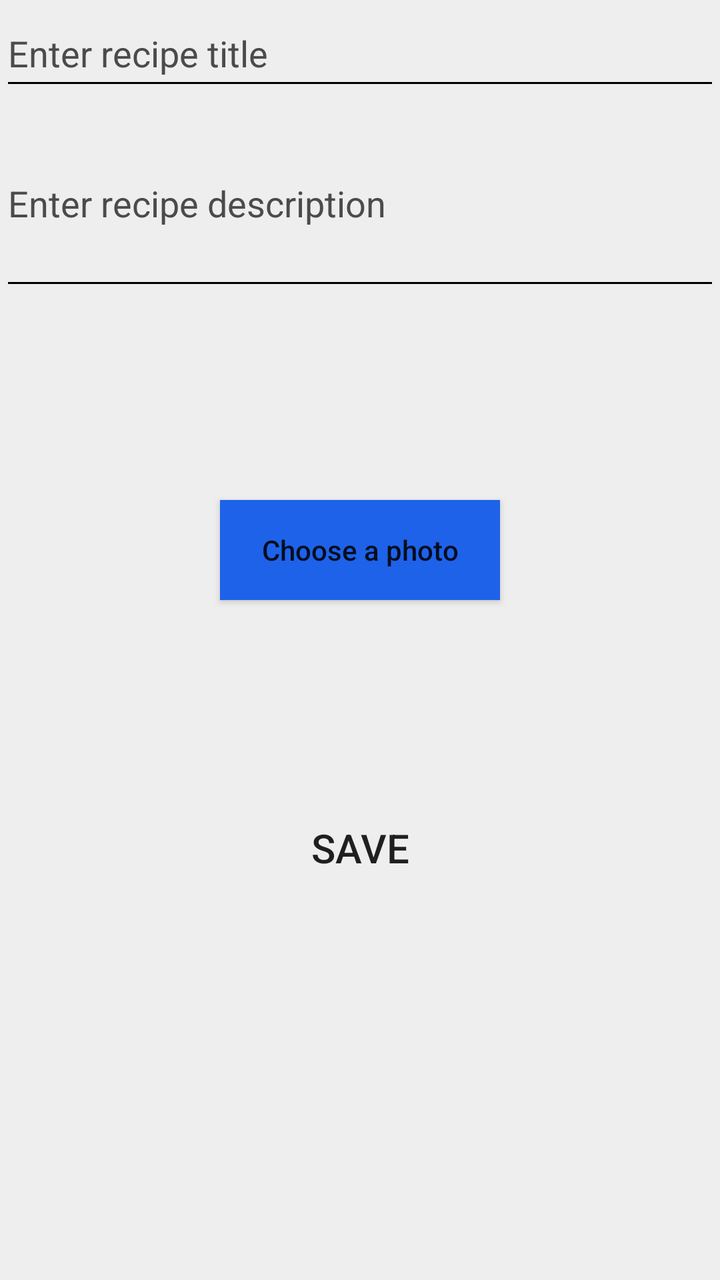
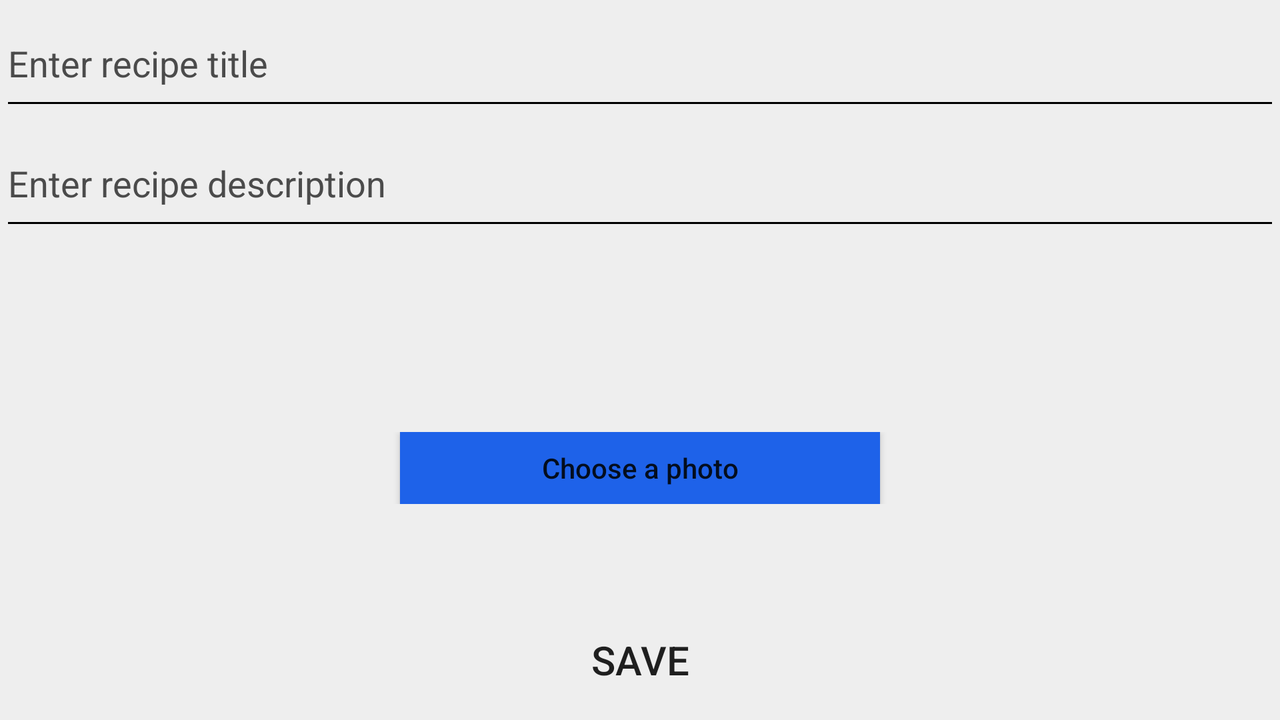

One screen, two layout resources from the same app: the default and the repository's alternative for another configuration. Each is rendered where Android would select it; the XML of both is given below.
<!-- AndroidManifest.xml: application theme AppTheme -->
<!-- res/layout/input_dialog.xml -->
<?xml version="1.0" encoding="utf-8"?>
<RelativeLayout xmlns:android="http://schemas.android.com/apk/res/android"
    android:layout_width="match_parent"
    android:background="?attr/customBackground"
    android:layout_height="match_parent">


    <EditText
        android:layout_width="match_parent"
        android:layout_height="50dp"
        android:hint="Enter recipe title"
        android:id="@+id/titleEditText"
        android:backgroundTint="?attr/customSecondTextColor"
        android:textColorHint="?attr/customHintBackground"
        android:textColor="?attr/customSecondTextColor"
        />

    <EditText
        android:layout_below="@id/titleEditText"
        android:layout_width="match_parent"
        android:layout_height="100dp"
        android:hint="Enter recipe description"
        android:textColor="?attr/customSecondTextColor"
        android:textColorHint="?attr/customHintBackground"
        android:backgroundTint="?attr/customSecondTextColor"
        android:id="@+id/desdEditText"/>

    <ImageView
        android:layout_height="100dp"
        android:id="@+id/imageView"
        android:layout_width="match_parent"
        android:layout_below="@+id/desdEditText"/>
    <Button
        android:layout_width="140dp"
        android:layout_height="50dp"
        android:id="@+id/choose"
        android:text="Choose a photo"
        android:textAllCaps="false"
        android:layout_centerInParent="true"
        android:background="@color/colorPrimary"
        android:layout_below="@id/imageView"
        />


    <Button
        android:layout_centerInParent="true"
        android:layout_below="@id/choose"
        android:layout_marginTop="100dp"
        android:layout_width="wrap_content"
        android:layout_height="wrap_content"
        android:id="@+id/saveBtn"
        android:background="@drawable/corner2"
        android:textSize="20dp"
        android:text="Save"/>

</RelativeLayout>
<!-- resources referenced by this layout -->
<resources>
  <color name="colorPrimary">#1E62E9</color>
  <style name="AppTheme" parent="Theme.AppCompat.Light.DarkActionBar">
          
          <item name="colorPrimary">@color/colorPrimary</item>
          <item name="colorPrimaryDark">@color/colorPrimaryDark</item>
          <item name="colorAccent">@color/colorAccent</item>
          <item name="customBackgroundColor">@color/colorPrimary</item>
          <item name="customPrimaryTextColor">@color/primaryText</item>
          <item name="customCardBackgroundColor">@color/cardBackground</item>
          <item name="customButtonBackgroundColor">@color/buttonBackground</item>
          <item name="dialogTheme">@style/AlterDialogThemeLight</item>
          <item name="alertDialogTheme">@style/AlterDialogThemeLight</item>
          <item name="customBackground">@color/background</item>
          <item name="customSecondTextColor">@color/secondTextColor</item>
          <item name="customHintBackground">@color/hintBackground</item>
  
      </style>
  <color name="colorPrimaryDark">#4B4B4B</color>
  <color name="colorAccent">#FF4081</color>
  <color name="primaryText">#FCFBFB</color>
  <color name="cardBackground">#000000</color>
  <color name="buttonBackground">#3F51B5</color>
  <style name="AlterDialogThemeLight" parent="ThemeOverlay.AppCompat.Dialog.Alert">
          <item name="dialogCornerRadius">10dp</item>
      </style>
  <color name="background">#EEEEEE</color>
  <color name="secondTextColor">#000000</color>
  <color name="hintBackground">#4B4B4B</color>
</resources>
<!-- res/layout-land/input_dialog.xml (the repository's variant of the layout above) -->
<!-- drawn on the phone turned sideways -->
<?xml version="1.0" encoding="utf-8"?>
<RelativeLayout xmlns:android="http://schemas.android.com/apk/res/android"
    android:layout_width="match_parent"
    android:background="?attr/customBackground"
    android:layout_height="match_parent">
    <LinearLayout
        android:layout_width="match_parent"
        android:layout_height="match_parent"
        android:orientation="vertical"
        android:weightSum="30">

        <EditText
            android:layout_width="match_parent"
            android:layout_height="0dp"
            android:layout_weight="5"
            android:hint="Enter recipe title"
            android:id="@+id/titleEditText"
            android:backgroundTint="?attr/customSecondTextColor"
            android:textColorHint="?attr/customHintBackground"
            android:textColor="?attr/customSecondTextColor" />
        <EditText
            android:layout_below="@id/titleEditText"
            android:layout_width="match_parent"
            android:layout_height="0dp"
            android:layout_weight="5"
            android:hint="Enter recipe description"
            android:textColor="?attr/customSecondTextColor"
            android:textColorHint="?attr/customHintBackground"
            android:backgroundTint="?attr/customSecondTextColor"
            android:id="@+id/desdEditText"/>
        <ImageView
            android:layout_height="0dp"
            android:layout_weight="8"
            android:id="@+id/imageView"
            android:layout_width="match_parent"
            android:layout_below="@+id/desdEditText"/>

        <LinearLayout
            android:layout_width="match_parent"
            android:layout_height="0dp"
            android:layout_weight="3"
            android:orientation="horizontal"
            android:weightSum="20">
            <TextView
                android:layout_width="0dp"
                android:layout_height="0dp"
                android:layout_weight="8"/>
            <Button
                android:layout_width="140dp"
                android:layout_height="match_parent"
                android:layout_weight="4"
                android:id="@+id/choose"
                android:text="Choose a photo"
                android:textAllCaps="false"
                android:layout_centerInParent="true"
                android:background="@color/colorPrimary"
                android:layout_below="@id/imageView" />
            <TextView
                android:layout_width="0dp"
                android:layout_height="0dp"
                android:layout_weight="8"/>
        </LinearLayout>

        <TextView
            android:layout_width="0dp"
            android:layout_height="0dp"
            android:layout_weight="5"/>
        <LinearLayout
            android:layout_width="match_parent"
            android:layout_height="0dp"
            android:layout_weight="3"
            android:orientation="horizontal"
            android:weightSum="20">
            <TextView
                android:layout_width="0dp"
                android:layout_height="0dp"
                android:layout_weight="8"/>
            <Button
                android:layout_centerInParent="true"
                android:layout_below="@id/choose"
                android:layout_marginTop="0dp"
                android:layout_width="0dp"
                android:layout_weight="4"
                android:layout_height="wrap_content"
                android:id="@+id/saveBtn"
                android:background="@drawable/corner2"
                android:textSize="20dp"
                android:text="Save"/>
            <TextView
                android:layout_width="0dp"
                android:layout_height="0dp"
                android:layout_weight="8"/>
        </LinearLayout>

    </LinearLayout>

</RelativeLayout>
